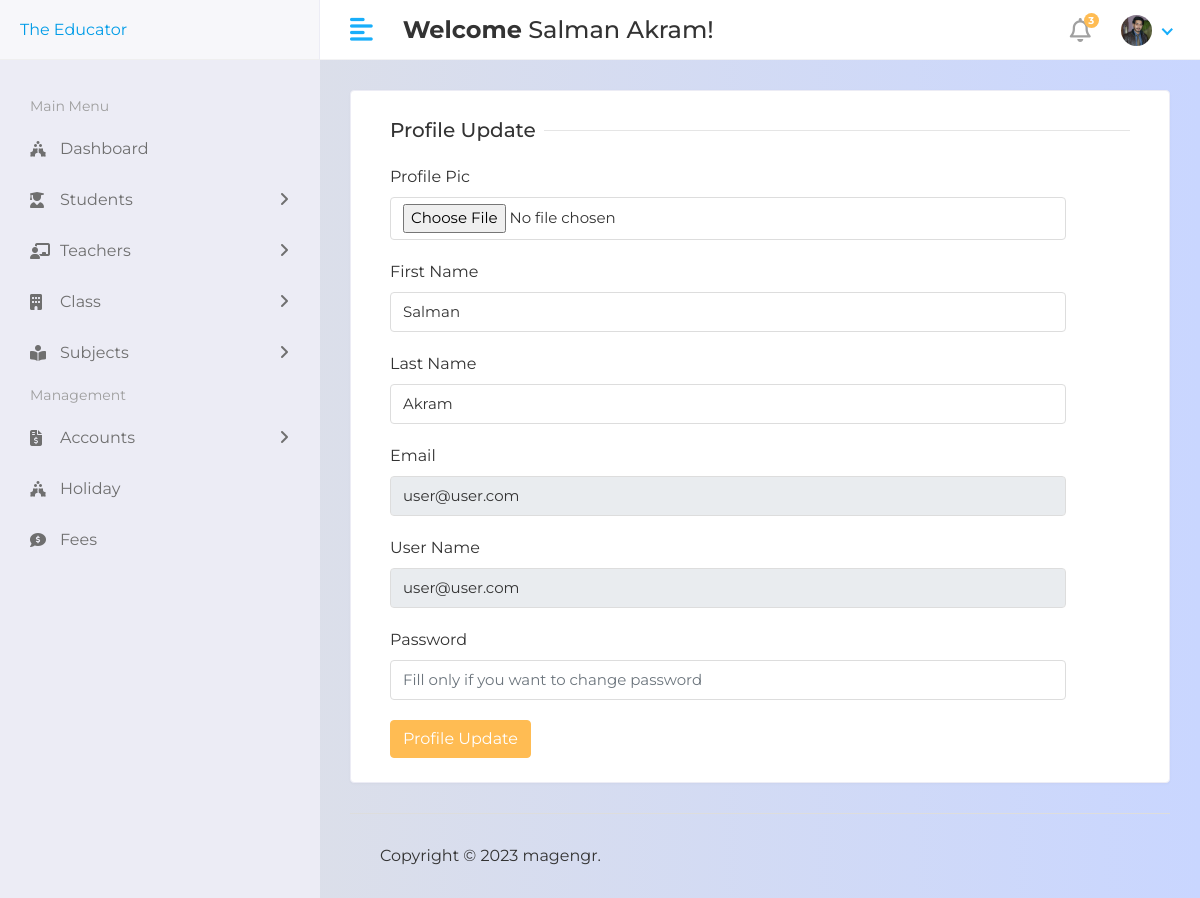
Screenshot of /profile/ (signed in) with the database file from the repository.
### app/models.py (models this page shows)
class CustomUser(AbstractUser):
        USER = (
            (1,'HOD'),
            (2,'STAFF'),
            (3,'STUDENT'),
        )
        user_type = models.CharField(choices=USER, max_length=50,default=1)
        profile_pic = models.ImageField(upload_to = 'media/profile_pic')

### student_management_system/views.py (the view)
# urls.py: path('profile/',views.PROFILE, name='profile'),
@login_required(login_url='/')
def PROFILE(request):
    user = CustomUser.objects.get(id=request.user.id)
    context ={
        "user":user,
    }
    return render(request,'profile.html')

### templates/profile.html (shortened to what this page needs)
{% extends 'base.html'%}
{% block content %}
<div class="row">
    <div class="col-sm-12">
       <div class="card">
          <div class="card-body">
             <form  method="post" action="{% url 'profile_update' %}" enctype="multipart/form-data">
                   <div class="col-12">
                      <h5 class="form-title"><span> Profile Update</span></h5>
                   </div>
                   <div class="col-12 col-sm-11">
                      <div class="form-group">
                         <label>Profile Pic</label>
                         <input type="file" class="form-control" name="profile_pic" >
                      </div>
                   </div>
                   <div class="col-12 col-sm-11">
                      <div class="form-group">
                         <label>First Name</label>
                         <input type="text" class="form-control" name="first_name" value="{{ user.first_name }}" >
                      </div>
                   </div>
                   <div class="col-12 col-sm-11">
                      <div class="form-group">
                         <label>Last Name</label>
                         <input type="text" class="form-control" name="last_name" value="{{ user.last_name }}">
                      </div>
                   </div>
                   <div class="col-12 col-sm-11">
                    <div class="form-group">
                       <label>Email</label>
                       <input type="email" class="form-control" name="email" readonly  value="{{ user.email }}">
                    </div>
                 </div>
                 <div class="col-12 col-sm-11">
                    <div class="form-group">
                       <label>User Name</label>
                       <input type="text" class="form-control" name="username" readonly  value="{{ user.username }}" >
                    </div>
                 </div>
                 <div class="col-12 col-sm-11">
                    <div class="form-group">
                       <label>Password</label>
                       <input type="password" class="form-control" placeholder="Fill only if you want to change password" name='password'>
                    </div>
                 </div>
                   <div class="col-12">
                      <button type="submit" class="btn btn-primary">Profile Update</button>
                   </div>
             </form>
          </div>
       </div>
    </div>
 </div>
{% endblock %}

### templates/includes/header.html (shortened to what this page needs)
{% load static %}
<div class="header">
    <div class="header-left">
       <a href="{% url 'hod_home' %}" class="logo">The Educator
       </a>
    </div>
    <a href="javascript:void(0);" id="toggle_btn">
    <i class="fas fa-align-left"></i>
    </a>
    <div class="top-nav-search mt-3">
       <h4><strong>Welcome</strong>&nbsp<span>{{user.first_name}} {{user.last_name}}!</span></h4>
    </div>
    <ul class="nav user-menu">
       <li class="nav-item dropdown noti-dropdown">
          <a href="#" class="dropdown-toggle nav-link" data-toggle="dropdown">
          <i class="far fa-bell"></i> <span class="badge badge-pill">3</span>
          </a>
       </li>
       <li class="nav-item dropdown has-arrow">
          <a href="#" class="dropdown-toggle nav-link" data-toggle="dropdown">
            {% if user.profile_pic == "" %}
            <span class="user-img"><img class="rounded-circle" src="{% static 'assets/img/noimage.png' %}" width="31" alt="Ryan Taylor"></span>
          {% else %}
          <span class="user-img"><img class="rounded-circle" src="/{{ user.profile_pic }}" width="31" alt="Ryan Taylor"></span>
          {% endif %}
          </a>
       </li>
    </ul>
 </div>

### static/assets/css/style.css (style rules this page uses)
html { height: 100%; }
body { background-color: #fff; color: #333; font-family: 'Poppins', sans-serif; font-size: 1rem; height: 100%; line-height: 1.5; overflow-x: hidden; }
h1, h2, h3, h4, h5, h6 { font-family: 'Poppins', sans-serif; margin-top: 0; }
.form-control { border: 1px solid #ddd; box-shadow: none; color: #333; font-size: 15px; height: 40px; }
a { color: #009ce7; }
input, button, a { transition: all 0.4s ease; -moz-transition: all 0.4s ease; -o-transition: all 0.4s ease; -ms-transition: all 0.4s ease; -webkit-transition: all 0.4s ease; }
input, input:focus, button, button:focus { outline: none; }
input[type="file"] { height: auto; min-height: calc(1.5em + .75rem + 2px); }
input[type=text], input[type=password] { -webkit-appearance: none; -moz-appearance: none; appearance: none; }
.form-group { margin-bottom: 1.25rem; }
ul, ol { padding: 0px; list-style: none; }
.btn-primary { background-color: #FFBC53; border: 1px solid #FFBC53; }
.card { border: 1px solid #ececf5; box-shadow: 0 1px 3px 0 rgba(0, 0, 0, 0.03); margin-bottom: 1.875rem; }
.card-body { padding: 1.5rem; }
.header { background-color: #fff; border-bottom: 1px solid #f3f3f4; left: 0; position: fixed; right: 0; top: 0; z-index: 1001; height: 60px; }
.header .header-left { float: left; height: 60px; padding: 0 20px; position: relative; width: 320px; z-index: 1; transition: all 0.2s ease-in-out; background-color: #f7f7fa; border-bottom: 1px solid #efefef; border-right: 1px solid #ececf5; display: flex; align-items: center; }
.header .header-left .logo { display: inline-block; line-height: 60px; }
.header .dropdown-toggle:after { display: none; }
.header .has-arrow .dropdown-toggle:after { border-top: 0; border-left: 0; border-bottom: 2px solid #18aefa; border-right: 2px solid #18aefa; content: ''; height: 8px; display: inline-block; pointer-events: none; -webkit-transform-origin: 66% 66%; -ms-transform-origin: 66% 66%; transform-origin: 66% 66%; -webkit-transform: rotate(45deg); -ms-transform: rotate(45deg); transform: rotate(45deg); -webkit-transition: all 0.15s ease-in-out; transition: all 0.15s ease-in-out; width: 8px; vertical-align: 0px; }
.user-menu { float: right; margin: 0; position: relative; z-index: 99; padding-right: 15px; }
.user-menu.nav > li > a { color: #a0a0a0; font-size: 14px; line-height: 58px; padding: 0 15px; height: 60px; }
.user-img { margin-right: 3px; position: relative; }
.top-nav-search { float: left; margin-left: 15px; }
.user-menu.nav > li > a .badge { background-color: #FFBC53; display: block; font-size: 10px; font-weight: bold; height: 15px; width: 15px; position: absolute; right: 7px; top: 13px; color: #fff; padding: 3px; }
.user-menu.nav > li > a > i { font-size: 1.5rem; line-height: 60px; }
.form-title { width: 100%; max-width: 100%; padding: 0; font-size: 1.25rem; font-weight: 500; line-height: inherit; color: #333; white-space: normal; position: relative; display: block; margin-bottom: 20px; }
.form-title:before { content: ""; position: absolute; left: 0px; right: 0px; height: 1px; top: 50%; background-color: rgba(0, 0, 0, 0.1); }
.form-title span { padding: 0px 0.5rem 0 0; background-color: #fff; display: inline-block; z-index: 2; position: relative; }
@media (min-width: 992px) { #toggle_btn { align-items: center; color: #18aefa; display: inline-flex; float: left; font-size: 26px; height: 60px; justify-content: center; margin-left: 15px; padding: 0 15px; } }

### static/assets/css/stylesign.css (style rules this page uses)
* { margin: 0; padding: 0; box-sizing: border-box; font-family: 'Montserrat', sans-serif; }
body { background-color: #c9d6ff; background: linear-gradient(to right, #e2e2e2, #c9d6ff); display: flex; align-items: center; justify-content: center; flex-direction: column; height: 100vh; }

### rows the page displays
CustomUser: first_name "Salman", last_name "Akram", profile_pic (picture), email "user@user.com", username "user@user.com"
